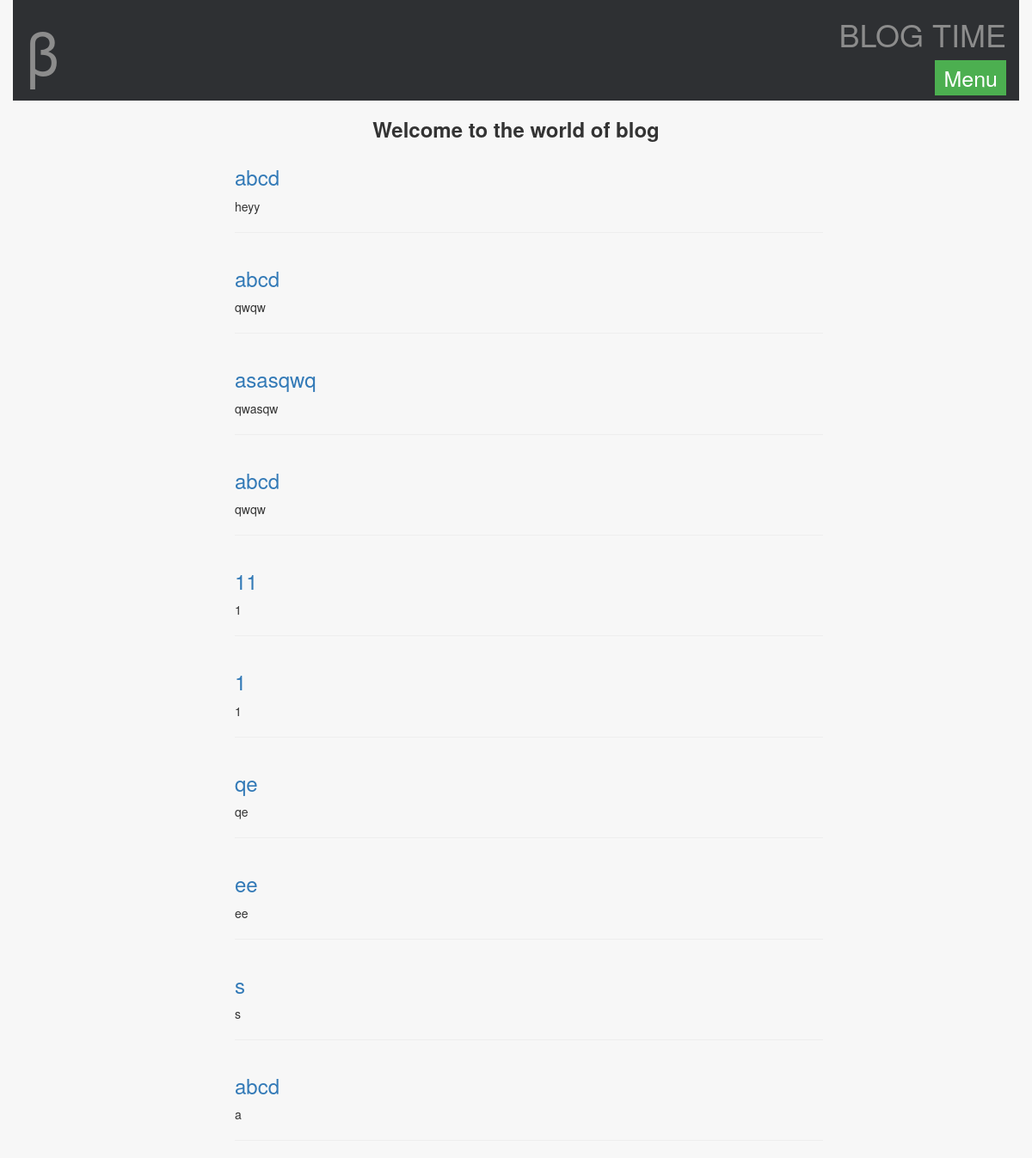
/posts/, run on an earlier commit of the app's database.
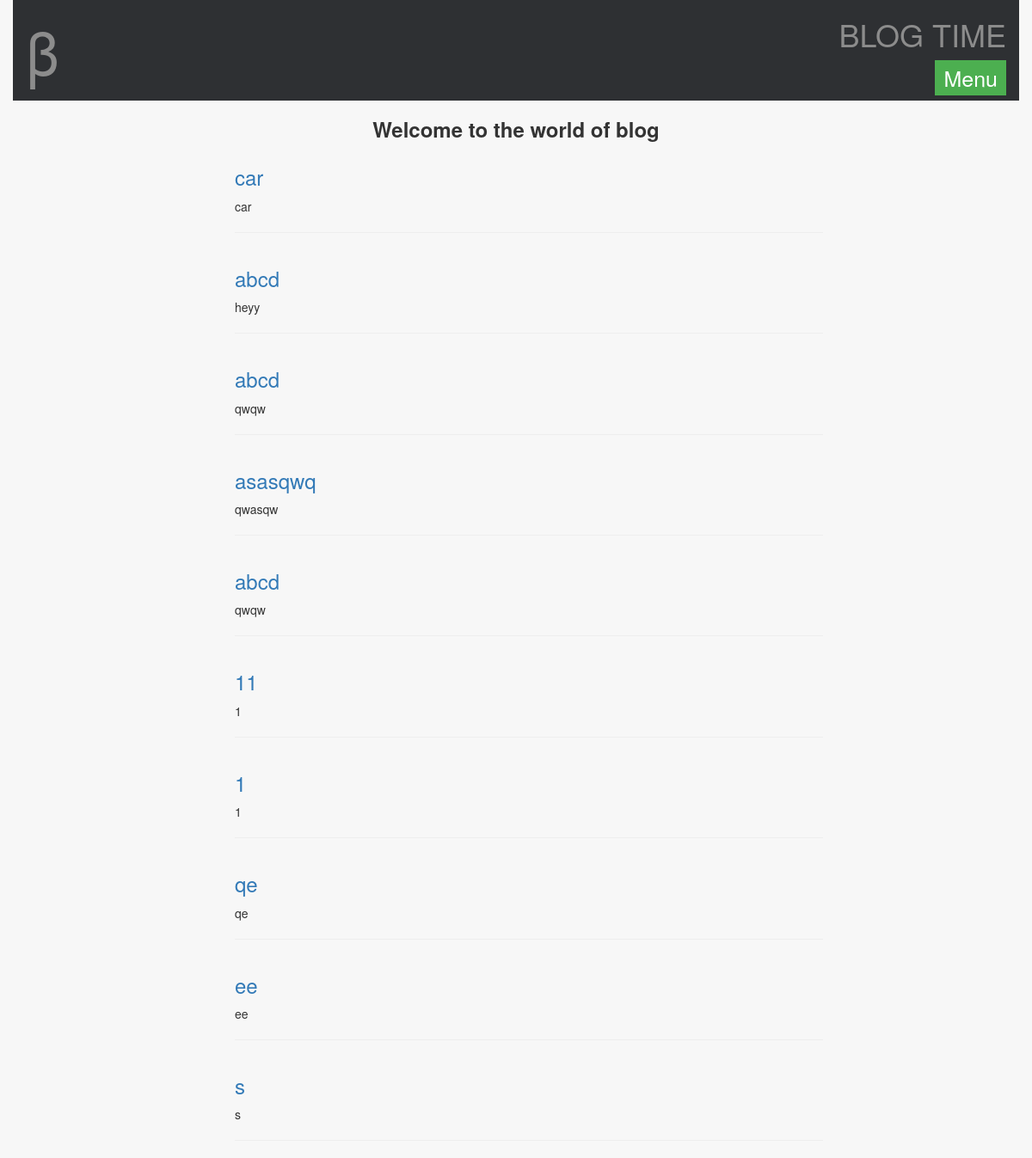
And on a later commit of the database.
### blogs/models.py (models this page shows, shortened)
class Post(models.Model):
    title = models.CharField(max_length=150)
    image = models.ImageField(upload_to=upload_path, null=True, blank=True)
    content = models.TextField()
    postupdate = models.DateTimeField(auto_now=True, auto_now_add=False)
    posttime = models.DateTimeField(auto_now=False, auto_now_add=True)

### blogs/views.py (the view)
class blog_recent(View):
    def get(self, request, *args, **kwargs):
        query = Post.objects.all().order_by("-postupdate")[:10]
        context = {
            "list": query,
        }
        return render(request, "blogs.html", context)

### templates/blogs.html
{% extends "base2.html" %} {% block body %}
<div class="text-center">
    <h3><b>Welcome to the world of blog</b></h3>
</div>
<div class="container center">
    <div class="blog-container">{% for obj in list %}
        <div class="row">
            <div class="col-md-7 ">
                <h3>
                    <a href="{% url 'posts:show_post' id=obj.id %}">{{ obj.title }}</a>
                </h3>
            </div>
        </div>
        <p>{{ obj.content }}</p>
        <hr>{% endfor %}
    </div>
</div> {% endblock %}

What changed in the data, as far as the page shows it:
no longer on this page (row unchanged): Post: title "abcd", content "a"
added Post: title "car", content "car"
